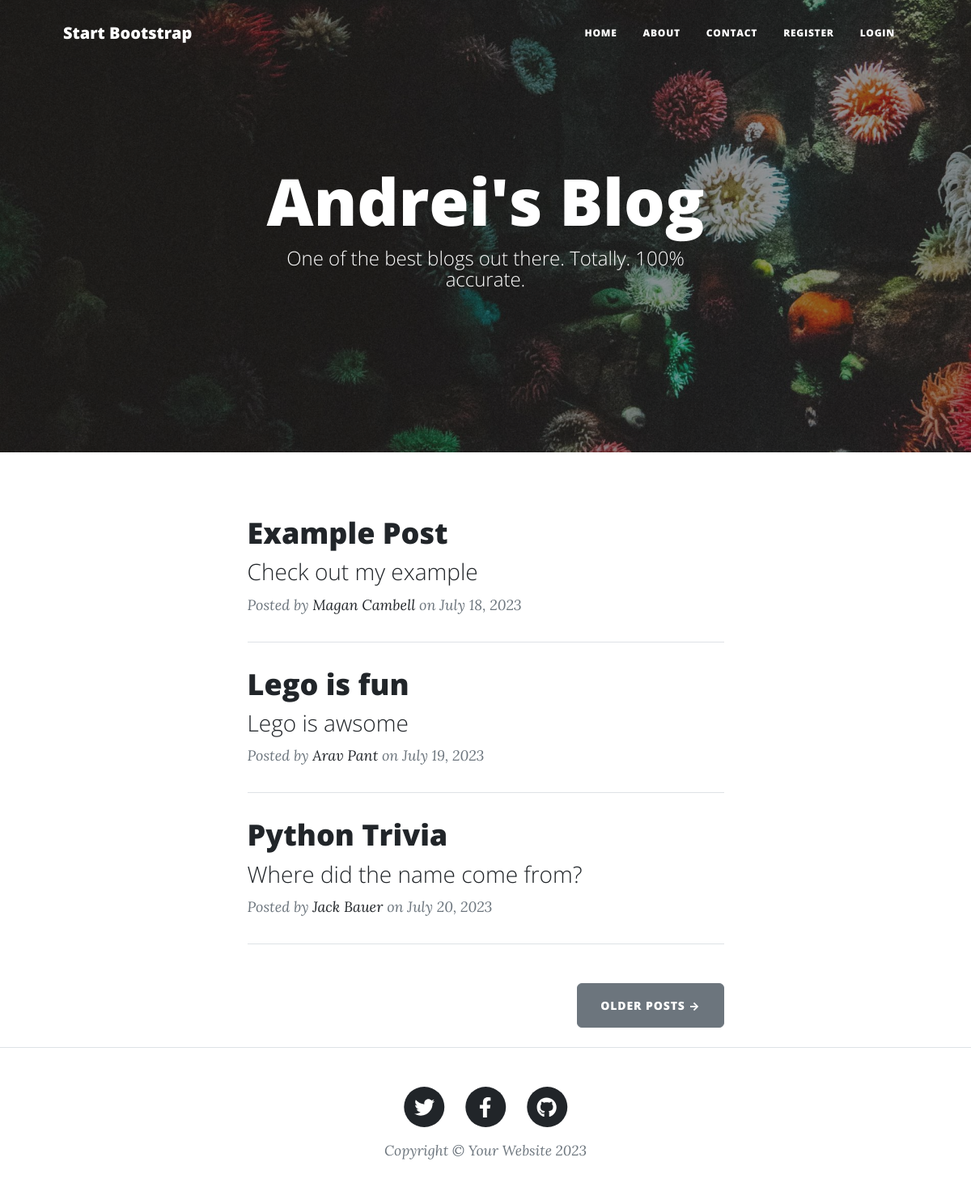
The page / on the database its author committed.
### tables this page shows
CREATE TABLE blog_post (id INTEGER NOT NULL, title VARCHAR (250) NOT NULL, date VARCHAR (250) NOT NULL, body TEXT NOT NULL, author VARCHAR (250) NOT NULL, img_url VARCHAR (250) NOT NULL, subtitle VARCHAR (250) NOT NULL, PRIMARY KEY (id), UNIQUE (title));

### main.py (the view)
@app.route('/')
def get_all_posts():
    conn = sqlite3.connect('./instance/posts.db')
    conn.row_factory = sqlite3.Row
    cur = conn.cursor()
    cur.execute('SELECT * FROM blog_post')
    values = cur.fetchall()
    posts = [dict(value) for value in values]
    return render_template("index.html", all_posts=posts)

### templates/index.html (shortened to what this page needs)
{% include "header.html" %}
<header
  class="masthead"
  style="background-image: url('../static/assets/img/home-bg.jpg')"
>
  <div class="container position-relative px-4 px-lg-5">
    <div class="row gx-4 gx-lg-5 justify-content-center">
      <div class="col-md-10 col-lg-8 col-xl-7">
        <div class="site-heading">
          <h1>Andrei's Blog</h1>
          <span class="subheading">One of the best blogs out there. Totally. 100% accurate.</span>
        </div>
      </div>
    </div>
  </div>
</header>
<div class="container px-4 px-lg-5">
  <div class="row gx-4 gx-lg-5 justify-content-center">
    <div class="col-md-10 col-lg-8 col-xl-7">
      {% for post in all_posts %}
      <div class="post-preview">
        <a href="{{ url_for('show_post', post_id=post.id) }}">
          <h2 class="post-title">{{ post.title }}</h2>
          <h3 class="post-subtitle">{{ post.subtitle }}</h3>
        </a>
        <p class="post-meta">
          Posted by
          <a href="#">{{post.author}}</a>
          on {{post.date}}
        </p>
      </div>
      <hr class="my-4" />
      {% endfor %}
      <div class="d-flex justify-content-end mb-4">
        <a class="btn btn-secondary text-uppercase" href="#!">Older Posts →</a>
      </div>
    </div>
  </div>
</div>
{% include "footer.html" %}

### templates/header.html (shortened to what this page needs)
<!DOCTYPE html>
<html lang="en">
  <head>
    {% block styles %}
    {{ bootstrap.load_css() }}
    <link
      href="{{ url_for('static', filename='css/styles.css') }}"
      rel="stylesheet"
    />
    {% endblock %}
  </head>
  <body>
    <nav class="navbar navbar-expand-lg navbar-light" id="mainNav">
      <div class="container px-4 px-lg-5">
        <a class="navbar-brand" href="/">Start Bootstrap</a>
        <div class="collapse navbar-collapse" id="navbarResponsive">
          <ul class="navbar-nav ms-auto py-4 py-lg-0">
            <li class="nav-item">
              <a
                class="nav-link px-lg-3 py-3 py-lg-4"
                href="{{ url_for('get_all_posts') }}"
                >Home</a
              >
            </li>
            <li class="nav-item">
              <a
                class="nav-link px-lg-3 py-3 py-lg-4"
                href="{{ url_for('about') }}"
                >About</a
              >
            </li>
            <li class="nav-item">
              <a
                class="nav-link px-lg-3 py-3 py-lg-4"
                href="{{ url_for('contact') }}"
                >Contact</a
              >
            </li>
            {% if 'name' not in session: %}
            <li class="nav-item">
              <a class="nav-link px-lg-3 py-3 py-lg-4" href="{{ url_for('register') }}">Register</a>
            </li>
            <li class="nav-item">
              <a class="nav-link px-lg-3 py-3 py-lg-4" href="{{ url_for('login') }}">Login</a>
            </li>
            {% endif %}
          </ul>
        </div>
      </div>
    </nav>

### templates/footer.html (shortened to what this page needs)
        <footer class="border-top">
          <div class="container px-4 px-lg-5">
              <div class="row gx-4 gx-lg-5 justify-content-center">
                  <div class="col-md-10 col-lg-8 col-xl-7">
                      <ul class="list-inline text-center">
                          <li class="list-inline-item">
                              <a href="#!">
                                  <span class="fa-stack fa-lg">
                                      <i class="fas fa-circle fa-stack-2x"></i>
                                      <i class="fab fa-twitter fa-stack-1x fa-inverse"></i>
                                  </span>
                              </a>
                          </li>
                          <li class="list-inline-item">
                              <a href="#!">
                                  <span class="fa-stack fa-lg">
                                      <i class="fas fa-circle fa-stack-2x"></i>
                                      <i class="fab fa-facebook-f fa-stack-1x fa-inverse"></i>
                                  </span>
                              </a>
                          </li>
                          <li class="list-inline-item">
                              <a href="#!">
                                  <span class="fa-stack fa-lg">
                                      <i class="fas fa-circle fa-stack-2x"></i>
                                      <i class="fab fa-github fa-stack-1x fa-inverse"></i>
                                  </span>
                              </a>
                          </li>
                      </ul>
                      <div class="small text-center text-muted fst-italic">Copyright &copy; Your Website 2023</div>
                  </div>
              </div>
          </div>
      </footer>
  </body>
</html>

### rows shown on the page
blog_post: title "Example Post", subtitle "Check out my example", author "Magan Cambell", date "July 18, 2023"
blog_post: title "Lego is fun", subtitle "Lego is awsome", author "Arav Pant", date "July 19, 2023"
blog_post: title "Python Trivia", subtitle "Where did the name come from?", author "Jack Bauer", date "July 20, 2023"
